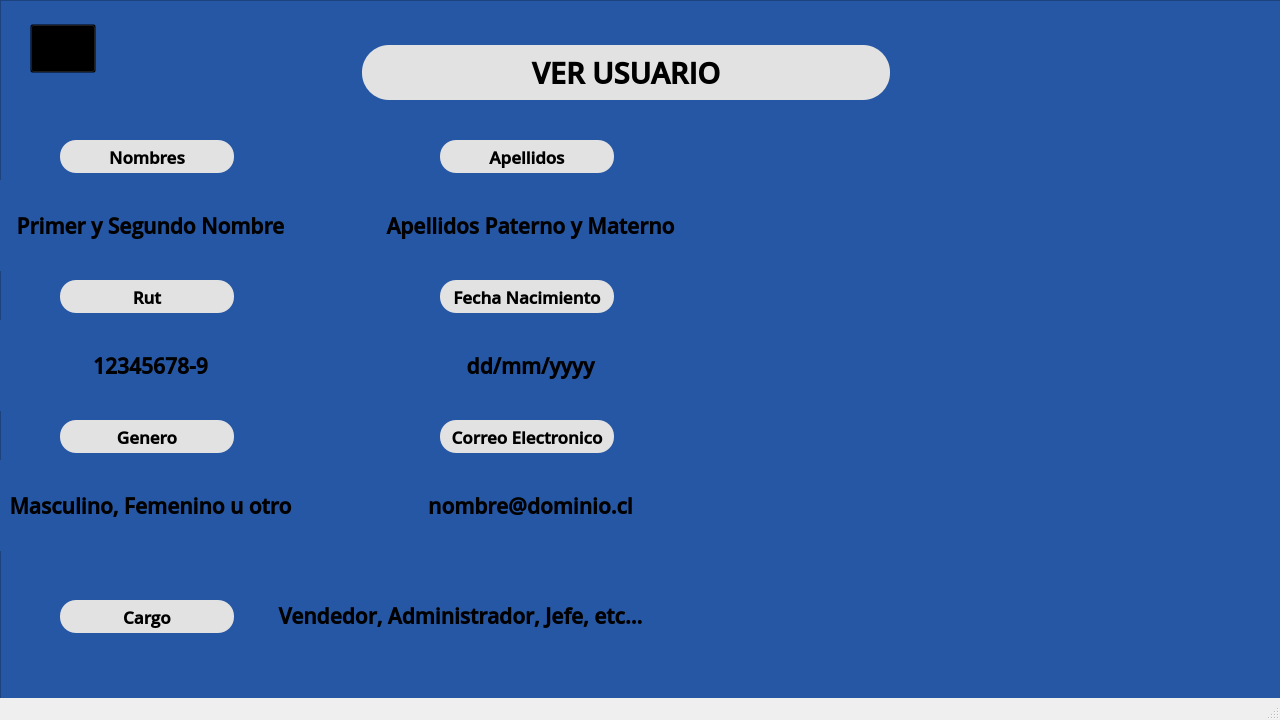
<?xml version="1.0" encoding="UTF-8"?>
<ui version="4.0">
 <class>MainWindow</class>
 <widget class="QMainWindow" name="MainWindow">
  <property name="geometry">
   <rect>
    <x>0</x>
    <y>0</y>
    <width>1280</width>
    <height>720</height>
   </rect>
  </property>
  <property name="minimumSize">
   <size>
    <width>1280</width>
    <height>720</height>
   </size>
  </property>
  <property name="maximumSize">
   <size>
    <width>1280</width>
    <height>720</height>
   </size>
  </property>
  <property name="windowTitle">
   <string>MainWindow</string>
  </property>
  <widget class="QWidget" name="centralwidget">
   <widget class="QFrame" name="frame">
    <property name="geometry">
     <rect>
      <x>0</x>
      <y>0</y>
      <width>1291</width>
      <height>701</height>
     </rect>
    </property>
    <property name="minimumSize">
     <size>
      <width>1291</width>
      <height>701</height>
     </size>
    </property>
    <property name="maximumSize">
     <size>
      <width>1291</width>
      <height>701</height>
     </size>
    </property>
    <property name="styleSheet">
     <string notr="true">background-color: rgb(38, 87, 165);</string>
    </property>
    <property name="frameShape">
     <enum>QFrame::StyledPanel</enum>
    </property>
    <property name="frameShadow">
     <enum>QFrame::Raised</enum>
    </property>
    <widget class="QLabel" name="labelTitulo">
     <property name="geometry">
      <rect>
       <x>362</x>
       <y>45</y>
       <width>528</width>
       <height>55</height>
      </rect>
     </property>
     <property name="font">
      <font>
       <family>Open Sans Semibold</family>
       <pointsize>22</pointsize>
       <weight>75</weight>
       <bold>true</bold>
      </font>
     </property>
     <property name="styleSheet">
      <string notr="true">background-color: rgb(226, 226, 226);
border-radius: 27px;</string>
     </property>
     <property name="text">
      <string>VER USUARIO</string>
     </property>
     <property name="alignment">
      <set>Qt::AlignCenter</set>
     </property>
    </widget>
    <widget class="QPushButton" name="btnAtras">
     <property name="geometry">
      <rect>
       <x>30</x>
       <y>24</y>
       <width>66</width>
       <height>49</height>
      </rect>
     </property>
     <property name="cursor">
      <cursorShape>PointingHandCursor</cursorShape>
     </property>
     <property name="focusPolicy">
      <enum>Qt::StrongFocus</enum>
     </property>
     <property name="styleSheet">
      <string notr="true">background-color: rgba(0,0,0,0);</string>
     </property>
     <property name="text">
      <string/>
     </property>
    </widget>
    <widget class="QLabel" name="labelAtras">
     <property name="geometry">
      <rect>
       <x>30</x>
       <y>24</y>
       <width>66</width>
       <height>49</height>
      </rect>
     </property>
     <property name="font">
      <font>
       <family>Open Sans Semibold</family>
       <pointsize>22</pointsize>
       <weight>75</weight>
       <bold>true</bold>
      </font>
     </property>
     <property name="styleSheet">
      <string notr="true"/>
     </property>
     <property name="text">
      <string/>
     </property>
     <property name="pixmap">
      <pixmap>../imagenes/Logo Atras.png</pixmap>
     </property>
     <property name="alignment">
      <set>Qt::AlignCenter</set>
     </property>
    </widget>
    <widget class="QLabel" name="labelNombre">
     <property name="geometry">
      <rect>
       <x>60</x>
       <y>140</y>
       <width>174</width>
       <height>33</height>
      </rect>
     </property>
     <property name="font">
      <font>
       <family>Open Sans Semibold</family>
       <pointsize>13</pointsize>
       <weight>75</weight>
       <bold>true</bold>
      </font>
     </property>
     <property name="styleSheet">
      <string notr="true">background-color: rgb(226, 226, 226);
border-radius: 16px;</string>
     </property>
     <property name="text">
      <string>Nombres</string>
     </property>
     <property name="alignment">
      <set>Qt::AlignCenter</set>
     </property>
    </widget>
    <widget class="QLabel" name="labelLogo">
     <property name="geometry">
      <rect>
       <x>810</x>
       <y>120</y>
       <width>441</width>
       <height>441</height>
      </rect>
     </property>
     <property name="font">
      <font>
       <family>Open Sans Semibold</family>
       <pointsize>22</pointsize>
       <weight>75</weight>
       <bold>true</bold>
      </font>
     </property>
     <property name="styleSheet">
      <string notr="true"/>
     </property>
     <property name="text">
      <string/>
     </property>
     <property name="pixmap">
      <pixmap>../imagenes/Icono Tienda.png</pixmap>
     </property>
     <property name="alignment">
      <set>Qt::AlignCenter</set>
     </property>
    </widget>
    <widget class="QLabel" name="labelApellidoP">
     <property name="geometry">
      <rect>
       <x>440</x>
       <y>140</y>
       <width>174</width>
       <height>33</height>
      </rect>
     </property>
     <property name="font">
      <font>
       <family>Open Sans Semibold</family>
       <pointsize>13</pointsize>
       <weight>75</weight>
       <bold>true</bold>
      </font>
     </property>
     <property name="styleSheet">
      <string notr="true">background-color: rgb(226, 226, 226);
border-radius: 16px;</string>
     </property>
     <property name="text">
      <string>Apellidos</string>
     </property>
     <property name="alignment">
      <set>Qt::AlignCenter</set>
     </property>
    </widget>
    <widget class="QLabel" name="labelFechaN">
     <property name="geometry">
      <rect>
       <x>440</x>
       <y>280</y>
       <width>174</width>
       <height>33</height>
      </rect>
     </property>
     <property name="font">
      <font>
       <family>Open Sans Semibold</family>
       <pointsize>13</pointsize>
       <weight>75</weight>
       <bold>true</bold>
      </font>
     </property>
     <property name="styleSheet">
      <string notr="true">background-color: rgb(226, 226, 226);
border-radius: 16px;</string>
     </property>
     <property name="text">
      <string>Fecha Nacimiento</string>
     </property>
     <property name="alignment">
      <set>Qt::AlignCenter</set>
     </property>
    </widget>
    <widget class="QLabel" name="labelCorreo">
     <property name="geometry">
      <rect>
       <x>440</x>
       <y>420</y>
       <width>174</width>
       <height>33</height>
      </rect>
     </property>
     <property name="font">
      <font>
       <family>Open Sans Semibold</family>
       <pointsize>13</pointsize>
       <weight>75</weight>
       <bold>true</bold>
      </font>
     </property>
     <property name="styleSheet">
      <string notr="true">background-color: rgb(226, 226, 226);
border-radius: 16px;</string>
     </property>
     <property name="text">
      <string>Correo Electronico</string>
     </property>
     <property name="alignment">
      <set>Qt::AlignCenter</set>
     </property>
    </widget>
    <widget class="QLabel" name="labelCargo">
     <property name="geometry">
      <rect>
       <x>60</x>
       <y>600</y>
       <width>174</width>
       <height>33</height>
      </rect>
     </property>
     <property name="font">
      <font>
       <family>Open Sans Semibold</family>
       <pointsize>13</pointsize>
       <weight>75</weight>
       <bold>true</bold>
      </font>
     </property>
     <property name="styleSheet">
      <string notr="true">background-color: rgb(226, 226, 226);
border-radius: 16px;</string>
     </property>
     <property name="text">
      <string>Cargo</string>
     </property>
     <property name="alignment">
      <set>Qt::AlignCenter</set>
     </property>
    </widget>
    <widget class="QLabel" name="labelGenero">
     <property name="geometry">
      <rect>
       <x>60</x>
       <y>420</y>
       <width>174</width>
       <height>33</height>
      </rect>
     </property>
     <property name="font">
      <font>
       <family>Open Sans Semibold</family>
       <pointsize>13</pointsize>
       <weight>75</weight>
       <bold>true</bold>
      </font>
     </property>
     <property name="styleSheet">
      <string notr="true">background-color: rgb(226, 226, 226);
border-radius: 16px;</string>
     </property>
     <property name="text">
      <string>Genero</string>
     </property>
     <property name="alignment">
      <set>Qt::AlignCenter</set>
     </property>
    </widget>
    <widget class="QLabel" name="labelRut">
     <property name="geometry">
      <rect>
       <x>60</x>
       <y>280</y>
       <width>174</width>
       <height>33</height>
      </rect>
     </property>
     <property name="font">
      <font>
       <family>Open Sans Semibold</family>
       <pointsize>13</pointsize>
       <weight>75</weight>
       <bold>true</bold>
      </font>
     </property>
     <property name="styleSheet">
      <string notr="true">background-color: rgb(226, 226, 226);
border-radius: 16px;</string>
     </property>
     <property name="text">
      <string>Rut</string>
     </property>
     <property name="alignment">
      <set>Qt::AlignCenter</set>
     </property>
    </widget>
    <widget class="QLabel" name="labelAtras_2">
     <property name="geometry">
      <rect>
       <x>380</x>
       <y>42</y>
       <width>51</width>
       <height>61</height>
      </rect>
     </property>
     <property name="font">
      <font>
       <family>Open Sans Semibold</family>
       <pointsize>22</pointsize>
       <weight>75</weight>
       <bold>true</bold>
      </font>
     </property>
     <property name="styleSheet">
      <string notr="true">background-color: rgba(0,0,0,0);</string>
     </property>
     <property name="text">
      <string/>
     </property>
     <property name="pixmap">
      <pixmap>../imagenes/Persona Png.png</pixmap>
     </property>
     <property name="alignment">
      <set>Qt::AlignCenter</set>
     </property>
    </widget>
    <widget class="QLabel" name="verNombre">
     <property name="geometry">
      <rect>
       <x>0</x>
       <y>180</y>
       <width>301</width>
       <height>91</height>
      </rect>
     </property>
     <property name="font">
      <font>
       <family>Open Sans Semibold</family>
       <pointsize>16</pointsize>
       <weight>75</weight>
       <bold>true</bold>
      </font>
     </property>
     <property name="styleSheet">
      <string notr="true"/>
     </property>
     <property name="text">
      <string>Primer y Segundo Nombre</string>
     </property>
     <property name="alignment">
      <set>Qt::AlignCenter</set>
     </property>
    </widget>
    <widget class="QLabel" name="verApellidos">
     <property name="geometry">
      <rect>
       <x>380</x>
       <y>180</y>
       <width>301</width>
       <height>91</height>
      </rect>
     </property>
     <property name="font">
      <font>
       <family>Open Sans Semibold</family>
       <pointsize>16</pointsize>
       <weight>75</weight>
       <bold>true</bold>
      </font>
     </property>
     <property name="styleSheet">
      <string notr="true"/>
     </property>
     <property name="text">
      <string>Apellidos Paterno y Materno</string>
     </property>
     <property name="alignment">
      <set>Qt::AlignCenter</set>
     </property>
    </widget>
    <widget class="QLabel" name="verRut">
     <property name="geometry">
      <rect>
       <x>0</x>
       <y>320</y>
       <width>301</width>
       <height>91</height>
      </rect>
     </property>
     <property name="font">
      <font>
       <family>Open Sans Semibold</family>
       <pointsize>16</pointsize>
       <weight>75</weight>
       <bold>true</bold>
      </font>
     </property>
     <property name="styleSheet">
      <string notr="true"/>
     </property>
     <property name="text">
      <string>12345678-9</string>
     </property>
     <property name="alignment">
      <set>Qt::AlignCenter</set>
     </property>
    </widget>
    <widget class="QLabel" name="verFecha">
     <property name="geometry">
      <rect>
       <x>380</x>
       <y>320</y>
       <width>301</width>
       <height>91</height>
      </rect>
     </property>
     <property name="font">
      <font>
       <family>Open Sans Semibold</family>
       <pointsize>16</pointsize>
       <weight>75</weight>
       <bold>true</bold>
      </font>
     </property>
     <property name="styleSheet">
      <string notr="true"/>
     </property>
     <property name="text">
      <string>dd/mm/yyyy</string>
     </property>
     <property name="alignment">
      <set>Qt::AlignCenter</set>
     </property>
    </widget>
    <widget class="QLabel" name="verGenero">
     <property name="geometry">
      <rect>
       <x>0</x>
       <y>460</y>
       <width>301</width>
       <height>91</height>
      </rect>
     </property>
     <property name="font">
      <font>
       <family>Open Sans Semibold</family>
       <pointsize>16</pointsize>
       <weight>75</weight>
       <bold>true</bold>
      </font>
     </property>
     <property name="styleSheet">
      <string notr="true"/>
     </property>
     <property name="text">
      <string>Masculino, Femenino u otro</string>
     </property>
     <property name="alignment">
      <set>Qt::AlignCenter</set>
     </property>
    </widget>
    <widget class="QLabel" name="verCorreo">
     <property name="geometry">
      <rect>
       <x>380</x>
       <y>460</y>
       <width>301</width>
       <height>91</height>
      </rect>
     </property>
     <property name="font">
      <font>
       <family>Open Sans Semibold</family>
       <pointsize>16</pointsize>
       <weight>75</weight>
       <bold>true</bold>
      </font>
     </property>
     <property name="styleSheet">
      <string notr="true"/>
     </property>
     <property name="text">
      <string>nombre@dominio.cl</string>
     </property>
     <property name="alignment">
      <set>Qt::AlignCenter</set>
     </property>
    </widget>
    <widget class="QLabel" name="verCargo">
     <property name="geometry">
      <rect>
       <x>240</x>
       <y>570</y>
       <width>441</width>
       <height>91</height>
      </rect>
     </property>
     <property name="font">
      <font>
       <family>Open Sans Semibold</family>
       <pointsize>16</pointsize>
       <weight>75</weight>
       <bold>true</bold>
      </font>
     </property>
     <property name="styleSheet">
      <string notr="true"/>
     </property>
     <property name="text">
      <string>Vendedor, Administrador, Jefe, etc...</string>
     </property>
     <property name="alignment">
      <set>Qt::AlignCenter</set>
     </property>
    </widget>
    <zorder>labelLogo</zorder>
    <zorder>labelAtras</zorder>
    <zorder>labelTitulo</zorder>
    <zorder>btnAtras</zorder>
    <zorder>labelNombre</zorder>
    <zorder>labelApellidoP</zorder>
    <zorder>labelFechaN</zorder>
    <zorder>labelCorreo</zorder>
    <zorder>labelCargo</zorder>
    <zorder>labelGenero</zorder>
    <zorder>labelRut</zorder>
    <zorder>labelAtras_2</zorder>
    <zorder>verNombre</zorder>
    <zorder>verApellidos</zorder>
    <zorder>verRut</zorder>
    <zorder>verFecha</zorder>
    <zorder>verGenero</zorder>
    <zorder>verCorreo</zorder>
    <zorder>verCargo</zorder>
   </widget>
  </widget>
  <widget class="QMenuBar" name="menubar">
   <property name="geometry">
    <rect>
     <x>0</x>
     <y>0</y>
     <width>1280</width>
     <height>21</height>
    </rect>
   </property>
  </widget>
  <widget class="QStatusBar" name="statusbar"/>
 </widget>
 <resources/>
 <connections/>
</ui>
